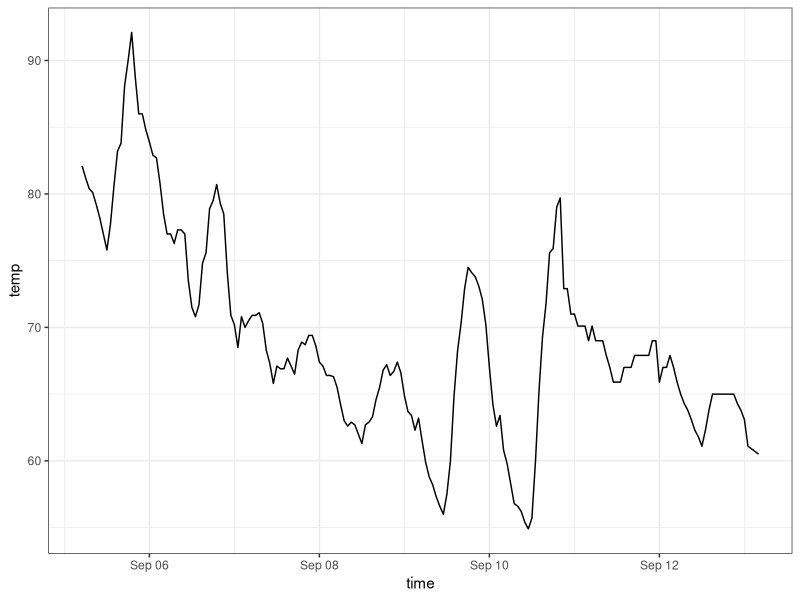
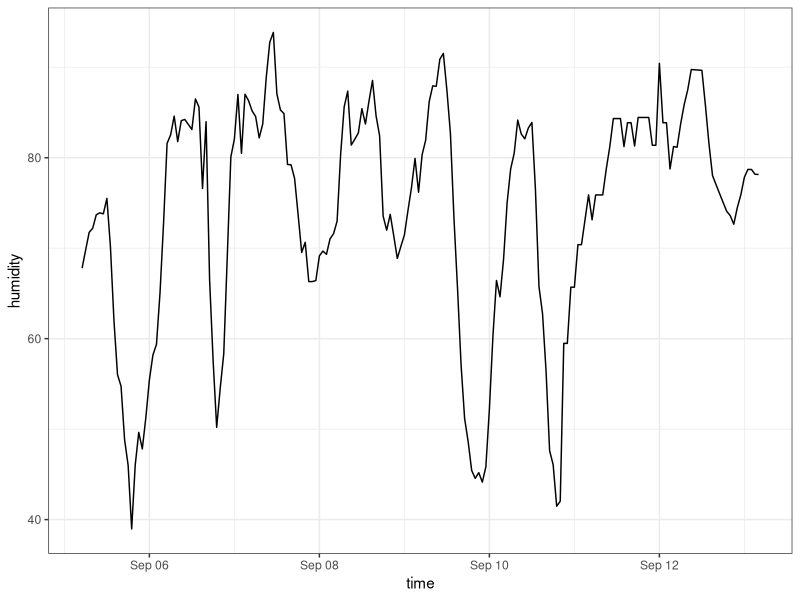

Write the R code that produced these figures, in order.
## ---- chunk 1
#| include: false
library(tidyverse)
ggplot2::theme_set(ggplot2::theme_bw())

d = readr::read_csv(here::here("data/weather.csv"))
d_city = d |>
  filter(city %in% "Chicago")
## ---- chunk 2
#| echo: false
d_city |>
  ggplot(aes(x=time, y=temp)) +
  geom_line()
## ---- chunk 3
#| echo: false
d_city |>
  ggplot(aes(x=time, y=humidity)) +
  geom_line()
## ---- chunk 4
d_city |>
  mutate(
    day = lubridate::wday(time, label = TRUE, abbr = FALSE),
    date = as.character(lubridate::date(time))
  ) |>
  summarize(
    `min` = min(temp),
    `max` = max(temp),
    .by = c(date, day)
  ) |>
  knitr::kable()
